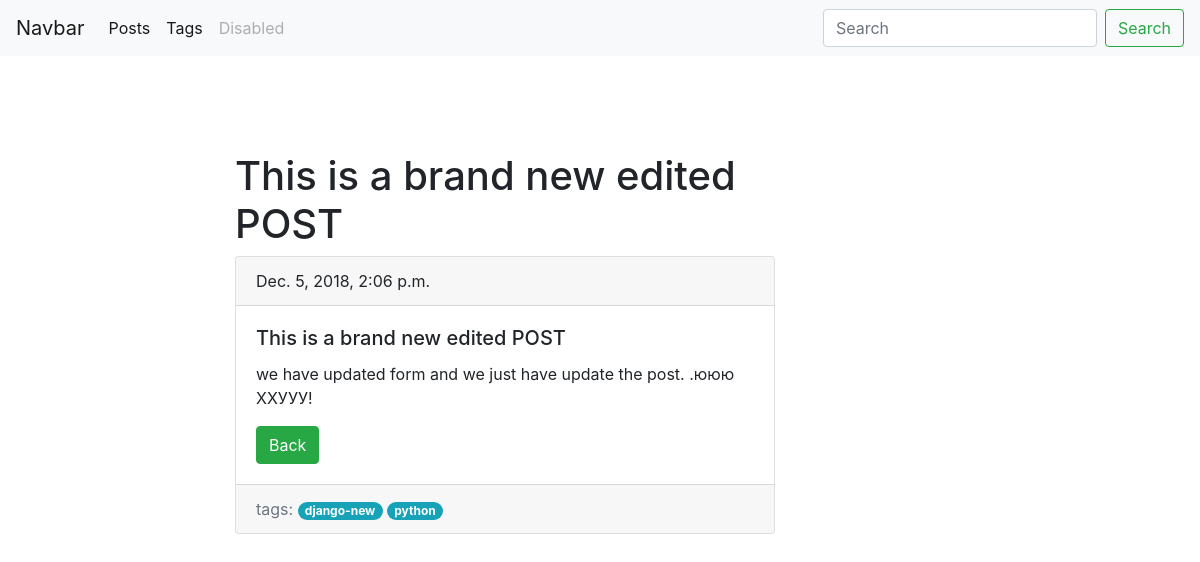
Screenshot of /blog/post/post-2/ with the database file from the repository.
### blog/models.py (models this page shows, shortened)
class Post(models.Model):
    title = models.CharField (max_length =150, db_index = True)
    slug = models.SlugField (max_length = 150 , blank = True, unique = True)
    body = models.TextField (blank=True, db_index=True)
    date_pub = models.DateTimeField (auto_now_add=True)
    tags = models.ManyToManyField('Tag', blank=True, related_name='posts')
    def get_absolute_url(self):
        return reverse('post_detail_url', kwargs = {'slug':self.slug} )
    class Meta:
        ordering = ['-date_pub']

class Tag(models.Model):
    title = models.CharField(max_length =50)
    slug = models.SlugField(max_length = 50, unique=True)
    def get_absolute_url(self):
        return reverse('tag_detail_url', kwargs = {'slug':self.slug} )
    class Meta:
        ordering = ['title']

### blog/views.py (the view)
# urls.py: path('post/<str:slug>/',  PostDetail.as_view(), name = 'post_detail_url'),
class PostDetail(ObjectDetailMixin, View):
    model = Post
    template = 'blog/post_detail.html'
    button_name = 'Back'

### blog/utils.py (called while the page is built)
    def get(self, request, slug):
        obj = get_object_or_404(self.model, slug__iexact=slug)
        return render(request, self.template,
                      context={self.model.__name__.lower(): obj,
                               'button_name': self.button_name,
                               'admin_object': obj,
                               'detail': True })

### blog/templates/blog/post_detail.html (shortened to what this page needs)
{% extends 'blog/base_blog.html'  %}
        {% block content %}
            <h1 class = "mt-5"> {{post.title}}  </h1>
                    {% include  'blog/includes/post_card_template.html' %}
        {% endblock %}

### blog/templates/blog/includes/post_card_template.html
    <div class="card mb-4">
      <div class="card-header">
        {{ post.date_pub }}
      </div>
      <div class="card-body">
        <h5 class="card-title">{{ post.title }} </h5>
        <p class="card-text"> {{ post.body }} </p>
          {% block buttons %}
            <a href="{{ post.get_absolute_url }}" class="btn btn-success"> {{ button_name}} </a>
          {% endblock %}
      </div>
          <div class="card-footer text-muted">
            tags:
              {% for tag in post.tags.all %}
                    <a href="{{ tag.get_absolute_url }}" class="badge badge-pill badge-info"> {{tag.title}} </a>
              {% endfor %}
          </div>
    </div>

### rows the page displays
Post: title "This is a brand new edited POST", date_pub "Dec. 5, 2018, 2:06 p.m.", body "we have updated form and we just have update the post. .ююю ХХУУУ!"
Tag: title "django-new"
Tag: title "python"

### other values shown
{{ button_name }} "Back"
